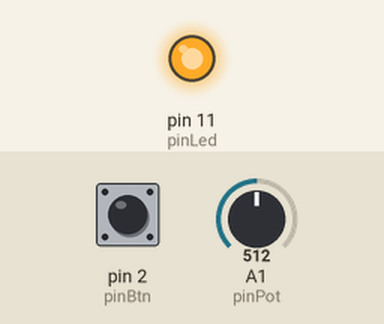
Simulated run of this sketch. Board: Arduino Uno, built with avr-gcc and run on an emulated ATmega328P. Shown: output pins drawn as LEDs (lit = HIGH). The inputs (shaded band) are chosen by the test bench; at power-on: pin 2 (pinBtn) HIGH, A1 (pinPot) = 512. What the sketch prints to the serial monitor is not drawn.

Above: at 1.2 s.
1.3 s: pin 2 (pinBtn) pulled LOW for 0.15 s
Timing chart, 0 to 4.3 s (numbered marks = the images above; inputs shaded):
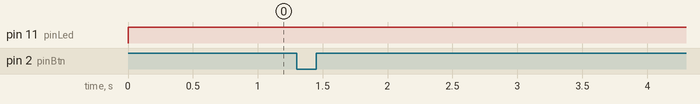

The sketch:

RTLKL-6.ino
```cpp
#define pinPot A1
#define pinLed 11
#define pinBtn 2

void setup() {

  pinMode(pinPot, INPUT);
  pinMode(pinLed, OUTPUT);
  pinMode(pinBtn, INPUT_PULLUP);


  Serial.begin(9600);
  Serial.println("The program starts.\n\n");

}

void loop() {

  /* INITIAL VARIABLES. Segment 1 */
  static char potMes[]  = "Pot - ";
  static char btnMes[] = "Button is pressed!";
  static char passLight[] = "Led - ";
  static int passLength = sizeof(passLight) - 1;
  static int sizepm = sizeof(potMes) - 1;
  static int sizebtn = sizeof(btnMes) - 1;

  static bool flagLedState = LOW;
  static bool flagBtnPress = false;
  static long int curTime = 0;
  static const int period = 200;
  static bool flagEnableRead = false;
  /* INITIAL VARIABLES. Segment 1 */

  /* FUNCTIONS CALL. Segment 2 */

  /*
   * Led is attached to HIGH voltage from one side
   * And to pin on the other side
   * By that the inverting logic
   */
  ReadSerialForLed(passLight, passLength, &flagLedState);
  digitalWrite(pinLed, !flagLedState);

  /*
   * Button pin always is pulled to the HIGH voltage
   * And only when button is pressed - Voltage on pin goes to GROUND
   * So it is need to invert logic when read pins
  */
  if(!Bounce(pinBtn) && flagBtnPress == false){

    for(int i = 0; i < sizebtn; i++){
       Serial.write(btnMes[i]);
    }
    Serial.print("\n");
    flagBtnPress = true;

    if(!flagEnableRead){
      curTime = millis();
      flagEnableRead = true;
    }

  }else if(Bounce(pinBtn)){
    flagBtnPress = false;
  }

  /*
   * Read and send Info "Pot - " + var Only after first press on button
   * Every 'period'ms
   */
  if(millis() - curTime > period && flagEnableRead){
    SendData(pinPot, potMes, sizepm);
    curTime = millis();
  }
  /* FUNCTIONS CALL. Segment 2 */

}
/*
 * Pot - pin with potentiometer
 * pMes - Array with message before Pot value
 * sp - size of potentiometer message
 */
void SendData(int Pot, char* pMes, int sp){

  static int varP[2];

  varP[0] = analogRead(Pot);

  varP[1] = varP[0]/256; // 0 - 3 (256 - 1024)
  varP[0] = varP[0]%256; // 0 - 255

  //Send Message
  for(int i = 0; i < sp; i++){
    Serial.write(char(pMes[i]));
  }
  //Send 2 bits of data
  //Serial.write(varP[0]);
  //Serial.write(varP[1]);

  Serial.print(analogRead(Pot));
  Serial.print("\n");

}

/*
 * Function, which is reads button pin with the bounce
 */
bool Bounce(int btn){

  if(digitalRead(btn) == true){
    delay(15);
    if(digitalRead(btn) == true){
      return true;
    }else{
      return false;
    }
  }else{
    return false;
  }

}

/*
 * If Message from Serial port, which you read will be the same to passLight
 * So look at the next symbol after Pass Message. If it is symbol 'H' - make LED to light
 * If it is 'L' - make LED off.
 */
void ReadSerialForLed(char *passLight_f, int passLength_f, bool* flagLedState_f){

  static char sym;
  static int cntPass = 0;
  static bool readyGetLed = LOW;

  while (Serial.available() > 0) {

    sym = Serial.read();

    if(sym == passLight_f[cntPass] && !readyGetLed){
      cntPass++;
    }else if (!readyGetLed){
      cntPass = 0;
    }else if(readyGetLed){
      if(sym == 'H'){
        *flagLedState_f = HIGH;
      }else if(sym == 'L'){
        *flagLedState_f = LOW;
      }
    }

    if(cntPass == passLength_f){
      readyGetLed = HIGH;
    }
  }

}
```

Measured:
- after the input at 1.3 s, every drawn part: stays the same
